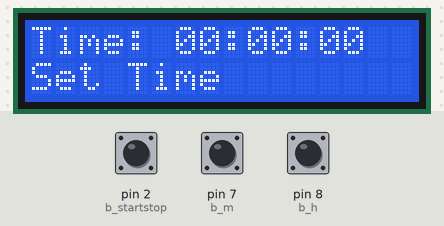
Bench run of a sketch on a simulated Arduino Uno, built with avr-gcc and run on an emulated ATmega328P. On the bench: 16×2 character LCD. The test bench sets the inputs (shaded band); at power-on: pin 2 (b_startstop) HIGH, pin 7 (b_m) HIGH, pin 8 (b_h) HIGH. The audio player accepts every command and is not drawn.

Above: at 1.2 s.
1.3 s: pin 2 (b_startstop) pulled LOW for 0.15 s
At 2.7 s:
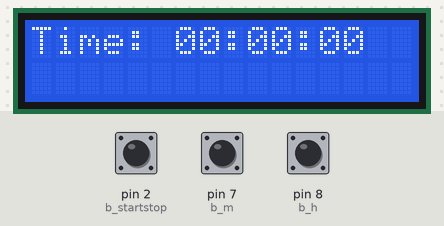
4.4 s: pin 2 (b_startstop) pulled LOW for 1 s
At 6.3 s:
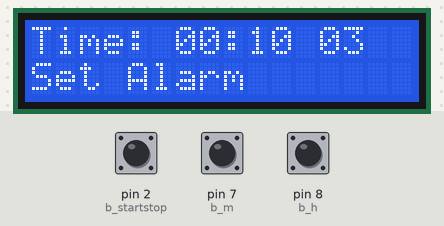
6.9 s: pin 7 (b_m) pulled LOW for 1 s
At 8.7 s:
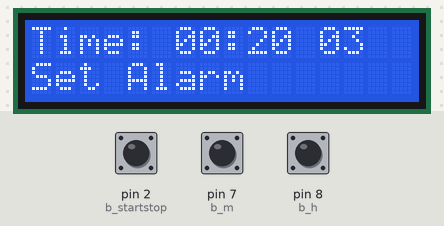
9.4 s: pin 8 (b_h) pulled LOW for 3.2 s
At 13.8 s:
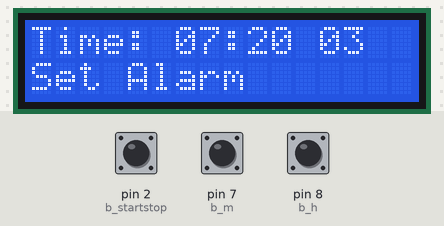
14.1 s: pin 7 (b_m) pulled LOW for 0.15 s
At 15.4 s:
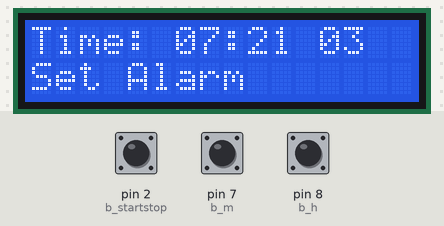
15.7 s: pin 8 (b_h) pulled LOW for 0.15 s
At 16.4 s:
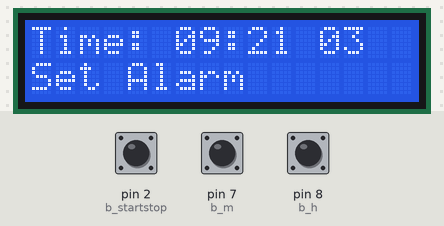
Timing chart, 0 to 18.4 s (numbered marks = the images above; inputs shaded):
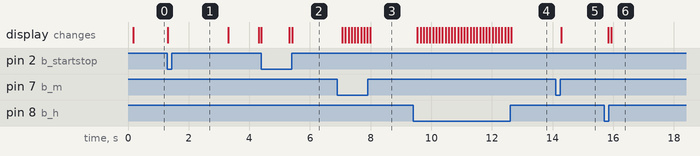

Measured:
- after the input at 1.3 s, the display: changes at once (image 1)
- after the input at 4.4 s, the display: first changes at once (image 2 shows a later state)
- after the input at 6.9 s, the display: first changes after 0.17 s (image 3 shows a later state)
- after the input at 9.4 s, the display: first changes after 0.14 s (image 4 shows a later state)
- after the input at 14.1 s, the display: changes after 0.19 s (image 5)
- after the input at 15.7 s, the display: first changes after 0.14 s (image 6 shows a later state)

The sketch:

TAMUmake_V5.ino
```cpp
// TAMUmake 2019
// IEEE | TAMU
// Team Raaje with an AJ
// Version 3

#include <LiquidCrystal.h>
#include <PCM.h>

// initialize the library with the numbers of the interface pins
const int rs = 12, en = 10, d4 = 5, d5 = 4, d6 = 3, d7 = 6;
LiquidCrystal lcd(rs, en, d4, d5, d6, d7);
// alarm sound file
const unsigned char sample[] PROGMEM = {
  124, 124, 126, 125, 125, 124, 125, 126, 125, 126, 127, 127, 128, 127, 127, 128, 128, 129, 128, 128, 128, 130, 128, 127, 127, 127, 128, 126, 127, 128, 126, 126, 126, 127, 126, 126, 125, 126, 127, 127, 127, 127, 128, 128, 128, 129, 130, 129, 130, 128, 130, 129, 128, 130, 129, 130, 129, 130, 129, 127, 127, 127, 126, 127, 126, 127, 127, 126, 127, 126, 125, 125, 124, 125, 125, 125, 126, 126, 126, 127, 127, 128, 128, 128, 129, 129, 128, 128, 129, 128, 129, 127, 127, 126, 127, 125, 125, 124, 123, 124, 122, 124, 122, 123, 122, 123, 125, 125, 125, 124, 125, 125, 125, 125, 125, 125, 125, 126, 127, 126, 125, 126, 125, 125, 126, 125, 125, 124, 125, 125, 125, 124, 124, 126, 125, 126, 126, 124, 126, 126, 126, 127, 127, 129, 129, 129, 130, 130, 131, 132, 131, 132, 132, 132, 132, 131, 131, 133, 132, 131, 131, 132, 132, 131, 132, 131, 132, 130, 130, 129, 130, 130, 129, 130, 130, 129, 130, 130, 131, 132, 131, 132, 133, 132, 133, 133, 132, 132, 131, 131, 131, 131, 130, 130, 129, 128, 127, 127, 128, 127, 129, 128, 128, 128, 127, 128, 128, 127, 126, 128, 128, 128, 128, 128, 129, 129, 129, 129, 129, 129, 129, 129, 129, 129, 128, 128, 129, 129, 128, 127, 128, 127, 127, 126, 125, 125, 126, 127, 128, 127, 127, 128, 127, 127, 128, 127, 128, 130, 129, 130, 130, 130, 130, 132, 132, 132, 131, 130, 131, 131, 130, 129, 129, 129, 128, 129, 130, 130, 128, 129, 129, 128, 128, 128, 129, 129, 128, 128, 130, 129, 130, 130, 131, 131, 131, 132, 131, 132, 130, 130, 129, 129, 128, 128, 129, 128, 127, 126, 127, 125, 126, 126, 126, 126, 125, 126, 124, 125, 126, 125, 126, 127, 126, 127, 128, 127, 128, 128, 129, 127, 127, 126, 124, 126, 126, 125, 125, 124, 123, 124, 123, 124, 124, 123, 124, 123, 124, 123, 123, 123, 123, 122, 124, 124, 124, 124, 124, 125, 124, 126, 125, 125, 125, 125, 125, 124, 124, 125, 124, 124, 125, 124, 124, 124, 125, 124, 124, 123, 123, 122, 122, 122, 123, 123, 123, 123, 125, 126, 126, 125, 126, 128, 127, 127, 127, 128, 128, 128, 128, 128, 128, 127, 127, 127, 127, 126, 127, 127, 127, 126, 126, 126, 127, 126, 125, 125, 125, 125, 126, 126, 127, 126, 126, 127, 128, 129, 129, 129, 129, 130, 128, 128, 129, 129, 129, 127, 128, 127, 126, 127, 127, 126, 124, 124, 125, 123, 124, 123, 126, 125, 125, 125, 125, 127, 125, 127, 126, 129, 129, 128, 128, 128, 128, 127, 127, 127, 128, 127, 126, 126, 126, 126, 126, 125, 124, 125, 124, 125, 125, 126, 126, 125, 126, 127, 128, 126, 127, 127, 127, 128, 127, 128, 127, 128, 128, 128, 129, 128, 128, 127, 126, 126, 125, 125, 126, 125, 125, 125, 124, 123, 124, 124, 124, 124, 124, 125, 125, 126, 127, 126, 127, 126, 128, 129, 130, 130, 129, 129, 130, 131, 130, 130, 131, 129, 128, 128, 128, 127, 126, 127, 125, 125, 125, 127, 126, 125, 126, 125, 125, 124, 125, 126, 127, 128, 127, 128, 129, 129, 129, 130, 132, 130, 130, 130, 130, 131, 130, 130, 131, 130, 130, 128, 128, 129, 128, 129, 128, 129, 129, 129, 128, 129, 130, 129, 129, 132, 130, 131, 132, 131, 131, 132, 133, 133, 134, 133, 132, 133, 132, 131, 132, 132, 131, 129, 129, 128, 127, 127, 127, 127, 127, 127, 126, 126, 127, 127, 126, 125, 127, 126, 125, 125, 126, 127, 127, 127, 126, 128, 128, 129, 128, 128, 128, 127, 129, 128, 128, 129, 128, 128, 127, 127, 127, 127, 126, 127, 127, 126, 127, 127, 127, 128, 127, 127, 129, 129, 129, 130, 130, 129, 129, 129, 130, 131, 131, 131, 130, 130, 128, 129, 128, 127, 127, 125, 125, 125, 124, 125, 124, 124, 124, 124, 125, 124, 126, 124, 126, 127, 126, 127, 128, 129, 128, 129, 129, 130, 129, 128, 128, 128, 129, 127, 126, 125, 126, 125, 126, 126, 125, 124, 124, 125, 124, 124, 122, 126, 124, 124, 125, 125, 128, 127, 129, 127, 127, 127, 128, 128, 129, 131, 129, 131, 130, 129, 130, 128, 128, 127, 128, 129, 128, 129, 128, 128, 128, 128, 128, 129, 129, 129, 129, 128, 129, 128, 130, 130, 129, 131, 131, 131, 132, 133, 133, 132, 132, 131, 132, 132, 131, 131, 132, 129, 129, 131, 130, 129, 129, 129, 129, 127, 128, 127, 129, 131, 130, 130, 131, 130, 130, 131, 128, 129, 130, 131, 130, 131, 131, 132, 130, 127, 128, 128, 126, 127, 126, 126, 127, 125, 126, 125, 125, 122, 125, 124, 123, 125, 125, 123, 122, 123, 122, 123, 123, 123, 124, 126, 126, 122, 125, 124, 124, 123, 125, 124, 124, 125, 121, 123, 118, 121, 120, 120, 119, 118, 119, 119, 120, 120, 120, 121, 119, 121, 122, 124, 126, 124, 126, 124, 129, 123, 130, 124, 131, 125, 131, 127, 132, 124, 130, 125, 129, 128, 131, 126, 123, 129, 119, 136, 113, 148, 47, 202, 178, 110, 92, 55, 146, 77, 220, 123, 216, 213, 33, 20, 11, 156, 161, 242, 156, 145, 222, 32, 1, 49, 170, 162, 173, 203, 81, 203, 132, 16, 60, 108, 219, 137, 167, 101, 135, 226, 52, 57, 68, 179, 164, 163, 123, 102, 255, 93, 33, 46, 161, 203, 140, 157, 70, 211, 176, 23, 28, 122, 209, 157, 160, 69, 167, 212, 54, 27, 69, 193, 169, 190, 110, 96, 230, 80, 32, 51, 167, 196, 178, 162, 65, 210, 129, 32, 37, 127, 210, 164, 191, 67, 173, 172, 30, 33, 86, 204, 163, 201, 89, 127, 217, 53, 25, 48, 185, 176, 202, 141, 86, 221, 88, 21, 39, 156, 188, 183, 183, 72, 214, 133, 12, 27, 108, 202, 172, 209, 84, 173, 177, 22, 21, 78, 198, 167, 220, 115, 121, 214, 47, 21, 58, 180, 176, 201, 160, 85, 227, 97, 10, 40, 155, 188, 176, 195, 76, 202, 150, 8, 30, 93, 222, 165, 195, 112, 111, 223, 38, 26, 67, 174, 193, 170, 149, 76, 231, 111, 13, 41, 128, 213, 154, 183, 76, 187, 190, 5, 15, 82, 215, 185, 179, 102, 124, 214, 52, 3, 51, 184, 196, 194, 139, 70, 216, 97, 14, 40, 133, 214, 183, 184, 64, 173, 153, 21, 41, 97, 208, 174, 202, 90, 129, 194, 32, 31, 68, 197, 184, 189, 125, 87, 218, 78, 15, 43, 162, 203, 181, 172, 67, 204, 131, 14, 42, 123, 213, 170, 196, 77, 167, 176, 25, 36, 84, 215, 173, 203, 105, 117, 208, 48, 34, 58, 191, 185, 189, 152, 81, 213, 87, 25, 46, 154, 203, 172, 190, 73, 188, 140, 21, 44, 112, 207, 164, 199, 93, 147, 186, 32, 40, 70, 206, 176, 177, 144, 80, 220, 77, 23, 57, 144, 221, 151, 172, 70, 183, 171, 19, 44, 97, 213, 163, 182, 92, 142, 227, 40, 22, 50, 196, 204, 170, 132, 91, 219, 106, 7, 29, 159, 213, 178, 162, 58, 195, 149, 22, 30, 98, 226, 173, 191, 79, 131, 205, 42, 31, 64, 199, 187, 191, 127, 86, 209, 76, 26, 44, 167, 205, 171, 167, 60, 193, 132, 18, 37, 118, 217, 169, 191, 72, 149, 185, 37, 30, 79, 214, 178, 196, 103, 107, 215, 62, 29, 51, 187, 196, 190, 144, 67, 216, 105, 24, 36, 145, 213, 172, 189, 65, 185, 149, 20, 37, 97, 222, 168, 200, 90, 139, 201, 32, 33, 63, 205, 184, 191, 134, 92, 223, 73, 27, 48, 160, 206, 172, 171, 64, 208, 135, 15, 48, 93, 234, 161, 178, 92, 122, 220, 39, 36, 70, 184, 183, 171, 131, 93, 236, 90, 21, 39, 142, 220, 166, 163, 77, 192, 156, 19, 21, 103, 220, 179, 179, 76, 143, 194, 44, 33, 60, 201, 187, 183, 117, 83, 221, 84, 33, 44, 152, 204, 176, 169, 63, 194, 137, 28, 41, 114, 211, 163, 191, 77, 147, 184, 31, 38, 76, 204, 175, 184, 113, 97, 214, 71, 31, 48, 172, 195, 180, 158, 69, 209, 116, 22, 42, 135, 206, 176, 184, 65, 183, 165, 21, 35, 96, 205, 170, 195, 91, 134, 204, 41, 29, 67, 191, 172, 186, 136, 94, 223, 78, 23, 43, 156, 196, 171, 176, 74, 204, 137, 20, 40, 113, 202, 163, 195, 83, 158, 191, 23, 43, 65, 203, 181, 171, 136, 80, 225, 82, 24, 60, 150, 203, 153, 168, 67, 203, 160, 25, 42, 99, 217, 155, 179, 92, 149, 218, 43, 19, 61, 203, 192, 173, 116, 91, 218, 95, 23, 36, 161, 209, 175, 159, 54, 195, 148, 31, 39, 101, 214, 172, 193, 77, 132, 195, 45, 37, 70, 198, 180, 197, 125, 84, 209, 71, 34, 52, 168, 201, 169, 167, 59, 197, 132, 28, 40, 113, 217, 169, 191, 73, 156, 184, 39, 38, 72, 208, 178, 200, 106, 111, 218, 57, 33, 49, 178, 196, 190, 147, 74, 217, 100, 25, 40, 143, 202, 174, 187, 65, 189, 146, 29, 41, 98, 214, 162, 200, 91, 137, 196, 40, 40, 71, 195, 176, 191, 135, 93, 213, 73, 34, 51, 158, 203, 159, 178, 65, 190, 142, 18, 58, 103, 217, 155, 175, 95, 125, 211, 54, 43, 70, 187, 175, 171, 135, 91, 228, 97, 27, 44, 145, 217, 164, 159, 79, 178, 162, 33, 27, 113, 209, 177, 180, 78, 138, 195, 58, 39, 66, 190, 185, 186, 123, 86, 212, 91, 37, 48, 156, 201, 175, 169, 64, 191, 136, 31, 44, 117, 212, 161, 185, 74, 149, 189, 39, 40, 74, 200, 172, 180, 109, 100, 216, 81, 39, 48, 166, 188, 180, 155, 74, 210, 120, 37, 43, 131, 202, 167, 182, 70, 177, 165, 36, 43, 93, 199, 167, 191, 95, 129, 195, 57, 39, 68, 189, 168, 188, 135, 87, 213, 87, 36, 53, 157, 192, 168, 172, 73, 190, 139, 33, 45, 116, 202, 156, 193, 88, 143, 191, 33, 44, 73, 199, 177, 163, 138, 83, 214, 96, 26, 61, 151, 191, 159, 167, 77, 204, 154, 24, 41, 100, 213, 164, 176, 99, 145, 202, 48, 15, 71, 199, 188, 182, 118, 96, 212, 90, 24, 38, 159, 207, 176, 163, 62, 193, 143, 31, 35, 104, 218, 174, 194, 79, 140, 185, 45, 36, 67, 207, 179, 192, 116, 92, 206, 71, 34, 47, 175, 197, 176, 154, 61, 200, 124, 35, 37, 126, 209, 168, 189, 69, 162, 169, 42, 37, 89, 208, 167, 198, 97, 118, 204, 55, 35, 61, 182, 186, 187, 137, 82, 203, 95, 31, 51, 152, 193, 175, 172, 65, 188, 137, 31, 50, 113, 206, 165, 190, 82, 145, 186, 45, 44, 81, 196, 167, 190, 119, 98, 213, 68, 42, 52, 162, 207, 154, 168, 63, 186, 148, 31, 57, 101, 211, 155, 176, 89, 139, 213, 52, 47, 58, 187, 180, 167, 136, 96, 226, 101, 20, 37, 149, 207, 167, 159, 76, 187, 156, 31, 26, 107, 212, 169, 185, 76, 135, 200, 51, 38, 57, 198, 186, 185, 127, 85, 212, 87, 39, 42, 158, 200, 172, 170, 66, 192, 126, 30, 42, 119, 211, 163, 186, 72, 156, 182, 41, 40, 70, 203, 172, 192, 111, 105, 214, 71, 35, 46, 177, 183, 187, 156, 75, 216, 109, 26, 35, 138, 202, 178, 190, 69, 178, 158, 31, 32, 102, 205, 167, 207, 90, 132, 198, 43, 36, 69, 200, 172, 193, 140, 84, 220, 79, 28, 55, 164, 191, 168, 183, 71, 195, 135, 19, 48, 115, 210, 156, 191, 94, 133, 201, 34, 44, 76, 189, 180, 166, 139, 85, 221, 97, 32, 56, 140, 195, 162, 171, 80, 203, 155, 27, 34, 96, 211, 174, 180, 94, 143, 195, 56, 22, 66, 195, 188, 189, 116, 90, 214, 88, 33, 38, 152, 211, 176, 167, 63, 186, 144, 36, 35, 106, 214, 174, 196, 82, 141, 181, 41, 37, 78, 205, 179, 187, 115, 93, 208, 77, 30, 55, 171, 193, 176, 154, 69, 199, 125, 34, 40, 131, 199, 170, 193, 73, 170, 165, 38, 35, 96, 204, 169, 202, 96, 126, 196, 53, 30, 65, 187, 179, 196, 136, 85, 205, 86, 30, 49, 158, 195, 177, 176, 66, 189, 134, 32, 45, 118, 209, 165, 197, 79, 144, 185, 42, 41, 81, 202, 171, 184, 120, 89, 214, 78, 35, 58, 159, 209, 155, 163, 61, 186, 161, 27, 56, 106, 204, 163, 179, 86, 150, 210, 46, 38, 60, 194, 188, 178, 125, 98, 219, 90, 18, 43, 159, 205, 181, 151, 69, 197, 136, 29, 33, 105, 219, 176, 184, 74, 142, 192, 44, 39, 68, 196, 188, 192, 115, 97, 205, 76, 34, 47, 169, 198, 181, 154, 63, 198, 122, 28, 42, 127, 211, 170, 182, 67, 158, 177, 40, 37, 83, 203, 171, 199, 106, 112, 203, 61, 33, 59, 185, 179, 194, 147, 80, 209, 94, 27, 40, 151, 196, 177, 185, 69, 183, 137, 28, 38, 107, 206, 163, 204, 88, 141, 180, 36, 41, 70, 202, 167, 198, 131, 93, 208, 67, 36, 55, 167, 187, 174, 168, 70, 195, 124, 28, 48, 117, 212, 156, 184, 87, 133, 198, 44, 48, 77, 187, 172, 170, 131, 93, 227, 98, 34, 46, 143, 198, 162, 167, 80, 203, 162, 23, 27, 98, 210, 180, 170, 90, 144, 198, 60, 16, 63, 195, 190, 187, 112, 86, 214, 96, 34, 40, 152, 207, 177, 159, 67, 186, 143, 44, 37, 115, 205, 166, 185, 77, 144, 178, 50, 38, 81, 199, 171, 184, 105, 97, 206, 80, 38, 52, 170, 185, 178, 152, 67, 200, 119, 39, 44, 137, 198, 169, 190, 63, 170, 161, 36, 41, 100, 206, 164, 200, 87, 119, 202, 48, 37, 70, 193, 176, 185, 137, 78, 211, 86, 28, 54, 166, 191, 165, 179, 64, 194, 135, 25, 46, 128, 209, 149, 197, 83, 147, 188, 31, 42, 85, 204, 164, 173, 133, 86, 218, 78, 29, 69, 158, 199, 145, 170, 73, 188, 163, 28, 53, 109, 200, 149, 182, 93, 151, 215, 45, 35, 60, 190, 187, 166, 131, 99, 215, 104, 16, 40, 156, 204, 176, 157, 68, 193, 147, 32, 38, 100, 214, 172, 187, 84, 136, 190, 47, 43, 70, 199, 175, 185, 126, 94, 210, 71, 35, 55, 168, 196, 165, 162, 65, 198, 128, 27, 47, 121, 212, 159, 183, 71, 148, 184, 37, 44, 84, 201, 169, 190, 109, 109, 208, 59, 38, 60, 180, 181, 178, 151, 77, 210, 98, 30, 46, 142, 202, 162, 189, 70, 178, 150, 23, 53, 103, 207, 159, 194, 97, 133, 192, 41, 46, 80, 199, 163, 186, 135, 92, 214, 76, 36, 61, 163, 186, 163, 172, 68, 200, 133, 25, 56, 105, 222, 150, 182, 87, 129, 212, 42, 52, 70, 188, 173, 171, 131, 90, 238, 92, 31, 41, 144, 208, 162, 165, 72, 198, 158, 24, 26, 103, 216, 177, 182, 75, 142, 200, 46, 28, 55, 202, 189, 190, 123, 78, 221, 79, 33, 42, 160, 210, 172, 174, 64, 193, 131, 27, 35, 120, 221, 167, 193, 74, 148, 180, 35, 38, 73, 211, 180, 187, 115, 95, 212, 69, 36, 45, 173, 197, 185, 163, 65, 205, 105, 35, 44, 127, 212, 174, 188, 72, 172, 156, 34, 36, 88, 209, 176, 202, 96, 123, 194, 44, 41, 60, 183, 184, 194, 139, 82, 208, 76, 34, 57, 153, 196, 177, 178, 68, 194, 133, 25, 54, 118, 200, 165, 198, 82, 152, 184, 30, 49, 72, 201, 177, 179, 130, 81, 219, 82, 37, 60, 147, 203, 156, 168, 67, 198, 159, 33, 50, 90, 213, 163, 178, 94, 143, 212, 51, 25, 57, 192, 196, 171, 119, 94, 211, 103, 26, 35, 149, 214, 176, 154, 63, 188, 148, 36, 37, 96, 216, 173, 186, 82, 137, 194, 47, 37, 67, 194, 184, 182, 123, 95, 208, 78, 30, 50, 159, 201, 169, 157, 71, 196, 129, 34, 38, 114, 209, 166, 191, 77, 160, 177, 40, 44, 79, 202, 170, 190, 117, 117, 204, 66, 37, 54, 180, 183, 178, 151, 82, 207, 106, 34, 45, 138, 197, 169, 184, 77, 179, 149, 34, 45, 102, 204, 164, 197, 95, 141, 195, 46, 44, 75, 192, 174, 190, 130, 101, 218, 78, 35, 57, 159, 206, 163, 173, 70, 190, 155, 20, 63, 101, 218, 167, 173, 97, 131, 221, 55, 46, 67, 189, 180, 175, 137, 93, 239, 99, 28, 38, 143, 221, 168, 164, 76, 192, 163, 34, 25, 99, 224, 177, 185, 78, 136, 205, 53, 38, 54, 197, 191, 184, 130, 82, 216, 90, 37, 41, 150, 208, 167, 177, 69, 186, 141, 29, 40, 108, 209, 166, 185, 79, 146, 187, 46, 36, 69, 195, 173, 191, 115, 91, 218, 81, 35, 47, 165, 193, 177, 165, 64, 204, 129, 30, 40, 129, 206, 165, 185, 66, 169, 176, 35, 35, 90, 204, 165, 197, 95, 118, 204, 52, 37, 69, 192, 172, 194, 137, 77, 215, 84, 34, 56, 167, 192, 174, 177, 62, 194, 139, 26, 49, 121, 207, 162, 190, 85, 139, 195, 31, 44, 77, 198, 183, 163, 134, 76, 217, 100, 21, 65, 152, 192, 161, 164, 73, 202, 156, 25, 33, 98, 220, 159, 179, 97, 137, 202, 46, 21, 63, 196, 185, 181, 117, 86, 212, 87, 32, 38, 149, 202, 167, 165, 55, 187, 143, 32, 42, 102, 207, 159, 190, 77, 137, 182, 45, 38, 68, 201, 167, 188, 114, 90, 204, 71, 33, 49, 166, 186, 173, 152, 61, 199, 128, 27, 40, 126, 192, 168, 187, 68, 163, 172, 34, 36, 95, 194, 165, 196, 98, 114, 203, 56, 25, 63, 180, 178, 185, 142, 79, 203, 91, 26, 50, 149, 191, 166, 178, 68, 186, 138, 22, 46, 113, 200, 162, 193, 85, 145, 190, 38, 38, 82, 191, 166, 185, 126, 95, 218, 75, 26, 54, 153, 209, 157, 167, 64, 186, 165, 14, 58, 103, 205, 159, 167, 99, 132, 222, 57, 35, 67, 187, 182, 160, 134, 87, 228, 117, 16, 43, 148, 211, 165, 153, 76, 179, 166, 31, 28, 106, 213, 172, 175, 80, 127, 206, 50, 38, 68, 192, 190, 178, 126, 80, 209, 92, 35, 49, 163, 207, 170, 166, 59, 189, 138, 31, 41, 118, 222, 165, 184, 73, 140, 188, 47, 34, 74, 207, 179, 190, 113, 98, 213, 73, 30, 55, 174, 202, 187, 153, 76, 205, 115, 27, 44, 133, 212, 182, 185, 73, 172, 162, 28, 40, 104, 209, 172, 198, 101, 131, 191, 45, 42, 75, 198, 175, 184, 143, 93, 206, 83, 36, 57, 165, 193, 164, 170, 79, 194, 137, 33, 47, 117, 218, 160, 181, 94, 133, 202, 44, 50, 83, 196, 186, 160, 140, 84, 221, 108, 40, 59, 146, 204, 152, 172, 76, 196, 167, 38, 34, 94, 216, 170, 181, 93, 133, 202, 67, 23, 64, 193, 186, 189, 124, 79, 212, 105, 33, 48, 152, 208, 172, 176, 59, 179, 166, 36, 41, 108, 216, 170, 193, 83, 135, 198, 46, 34, 74, 205, 182, 186, 120, 82, 218, 88, 16, 50, 176, 201, 172, 162, 58, 206, 142, 13, 37, 131, 217, 159, 190, 74, 162, 186, 30, 26, 88, 211, 173, 195, 102, 116, 199, 65, 18, 59, 177, 188, 195, 147, 95, 153, 94, 26, 73, 163, 196, 190, 137, 73, 108, 124, 87, 115, 159, 173, 142, 128, 96, 96, 137, 123, 124, 122, 144, 149, 139, 109, 116, 130, 102, 114, 118, 136, 132, 155, 141, 108, 124, 108, 107, 123, 138, 131, 139, 145, 133, 120, 114, 114, 117, 125, 129, 138, 138, 139, 138, 122, 103, 104, 114, 132, 142, 142, 146, 132, 115, 103, 105, 119, 134, 144, 138, 126, 128, 120, 112, 118, 120, 125, 134, 134, 131, 129, 122, 116, 112, 126, 128, 127, 135, 130, 123, 118, 122, 122, 121, 123, 132, 127, 125, 126, 122, 124, 117, 123, 123, 134, 130, 123, 129, 126, 125, 118, 121, 120, 133, 137, 127, 125, 121, 124, 114, 120, 127, 130, 134, 127, 119, 117, 122, 120, 115, 119, 133, 134, 127, 128, 119, 121, 121, 113, 121, 131, 139, 133, 129, 129, 121, 118, 116, 125, 134, 137, 133, 131, 128, 119, 116, 118, 131, 130, 129, 131, 129, 123, 121, 120, 116, 133, 134, 132, 127, 126, 129, 128, 129, 124, 134, 134, 135, 134, 131, 131, 128, 131, 128, 132, 131, 134, 133, 130, 132, 129, 127, 126, 129, 127, 132, 136, 133, 132, 126, 122, 126, 127, 129, 134, 137, 135, 131, 132, 127, 128, 131, 127, 135, 137, 134, 133, 131, 134, 130, 129, 126, 130, 136, 131, 134, 129, 130,
};

volatile int sec, minute = 0, hour = 0;
int b_h = 8;
int b_m = 7;
int b_startstop = 2;
int state = 0;

//Alarm time
int alarmHour;
int alarmMinute;

long debouncing_time = 15;
volatile unsigned long last_micros;;

void setup() {

  // set up the LCD's number of columns and rows:
  lcd.begin(16, 2);
  lcd.setCursor(0, 0);
  pinMode(b_h, INPUT_PULLUP);
  pinMode(b_m, INPUT_PULLUP);
  pinMode(b_startstop, INPUT_PULLUP);

  attachInterrupt(digitalPinToInterrupt(b_startstop), debounceInterruptClock, FALLING);

  // alarm sound setup
  startPlayback(sample, sizeof(sample));

  alarmHour = 0;
  alarmMinute = 10;
}

void loop() {
  //Setting the time will stop the clock to set the time
  switch(state) {
    case 0:
      setTime();
      break;
    case 1:
      keepTime();
      break;
    case 2:
      setAlarm();
      break;
  }
}

void debounceInterruptClock(){
 if((long)(micros() - last_micros) >= debouncing_time * 1000) {
   setState();
   last_micros = micros();
 }
}

void setState(){
  lcd.clear();
  state++;
  if(state > 3){
    state = 0;
    lcd.clear();
  }
}

void setTime(){
  lcd.setCursor(0, 1);
  lcd.print("Set Time");
  delay(100);
  lcd.setCursor(0, 0);
  lcd.print("Time: ");

  if(hour<10) {
    lcd.print("0");
    lcd.print(hour);

  } else {
    lcd.print(hour);
  }

  lcd.print(":");

  if(minute<10) {
    lcd.print("0");
    lcd.print(minute);

  } else {
    lcd.print(minute);
  }
  lcd.print(":");

  if(sec<10) {
    lcd.print("0");
    lcd.print(sec);

  } else {
    lcd.print(sec);
  }

  lcd.print(" ");

  if (digitalRead(b_h) == LOW) {
    hour++;
  }

  if (hour > 23){
    hour = 0;
  }

  if (digitalRead(b_m) == LOW)
  {
    minute++;
    if (minute > 59)
        minute = 0;
    }
}

void keepTime(){
  lcd.setCursor(0, 0);
  //sec=millis()/1000;
  delay(1000);
  lcd.print("Time: ");
  if (hour < 10)
  {
    lcd.print("0");
  }
  lcd.print(hour);
  lcd.print(":");
  if (minute < 10)
  {
    lcd.print("0");
  }
  lcd.print(minute);
  lcd.print(":");
  if (sec < 10)
  {
   lcd.print("0");
  }
  lcd.print(sec);
  lcd.print(" ");

  sec++;
  if (sec > 59)
  {
    minute++;
    sec = 0;
  }
  if (minute > 59) {
    hour++;
    minute = 0;
  }
  if (hour > 23)
  {
    hour = 0;
    minute = 0;
    sec = 0;
  }

  if(hour > alarmHour || (minute > alarmMinute && hour == alarmHour)) {
    startPlayback(sample, sizeof(sample));
  }
}

void setAlarm(){
  lcd.setCursor(0, 1);
  lcd.print("Set Alarm");
  delay(100);
  lcd.setCursor(0, 0);
  lcd.print("Time: ");

  if(alarmHour<10) {
    lcd.print("0");
    lcd.print(alarmHour);

  } else {
    lcd.print(alarmHour);
  }

  lcd.print(":");

  if(alarmMinute<10) {
    lcd.print("0");
    lcd.print(alarmMinute);

  } else {
    lcd.print(alarmMinute);
  }

  lcd.print(" ");

  if (digitalRead(b_h) == LOW) {
    alarmHour++;
  }

  if (alarmHour > 23){
    alarmHour = 0;
  }

  if (digitalRead(b_m) == LOW)
  {
    alarmMinute++;
    if (alarmMinute > 59)
        alarmMinute = 0;
    }
}
```
